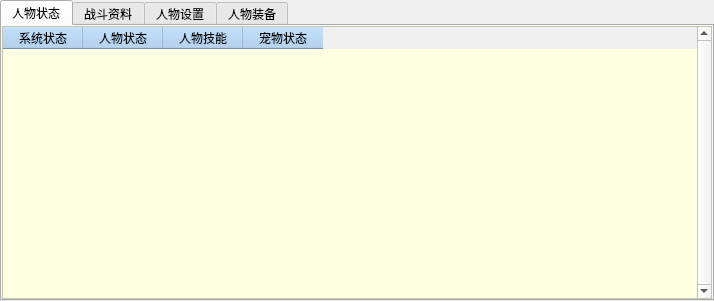
<?xml version="1.0" encoding="UTF-8"?>
<ui version="4.0">
 <class>GameDataWgt</class>
 <widget class="QWidget" name="GameDataWgt">
  <property name="geometry">
   <rect>
    <x>0</x>
    <y>0</y>
    <width>714</width>
    <height>247</height>
   </rect>
  </property>
  <property name="windowTitle">
   <string>GameDataWgt</string>
  </property>
  <property name="styleSheet">
   <string notr="true">QHeaderView::section 
{
	background-color: rgb(166,202,240);
	color: black;	
	border-right: 1px solid rgb(0, 0, 0);
}
QTableCornerButton::section{
	background-color:rgb(166,202,240);
}
QTableWidget
{
	selection-background-color:lightblue;
	selection-color:Black;
	background-color: rgb(255, 255, 225);
}</string>
  </property>
  <layout class="QHBoxLayout" name="horizontalLayout">
   <property name="spacing">
    <number>0</number>
   </property>
   <property name="leftMargin">
    <number>0</number>
   </property>
   <property name="topMargin">
    <number>0</number>
   </property>
   <property name="rightMargin">
    <number>0</number>
   </property>
   <property name="bottomMargin">
    <number>0</number>
   </property>
   <item>
    <widget class="QTabWidget" name="tabWidget">
     <property name="currentIndex">
      <number>0</number>
     </property>
     <widget class="QWidget" name="tab">
      <attribute name="title">
       <string>人物状态</string>
      </attribute>
      <layout class="QHBoxLayout" name="horizontalLayout_3">
       <property name="spacing">
        <number>0</number>
       </property>
       <property name="leftMargin">
        <number>0</number>
       </property>
       <property name="topMargin">
        <number>0</number>
       </property>
       <property name="rightMargin">
        <number>0</number>
       </property>
       <property name="bottomMargin">
        <number>0</number>
       </property>
       <item>
        <layout class="QHBoxLayout" name="horizontalLayout_2">
         <property name="spacing">
          <number>0</number>
         </property>
         <item>
          <widget class="QTableWidget" name="tableWidget">
           <property name="font">
            <font>
             <pointsize>9</pointsize>
             <weight>50</weight>
             <bold>false</bold>
            </font>
           </property>
           <property name="verticalScrollBarPolicy">
            <enum>Qt::ScrollBarAlwaysOn</enum>
           </property>
           <property name="horizontalScrollBarPolicy">
            <enum>Qt::ScrollBarAlwaysOff</enum>
           </property>
           <attribute name="horizontalHeaderMinimumSectionSize">
            <number>25</number>
           </attribute>
           <attribute name="horizontalHeaderDefaultSectionSize">
            <number>80</number>
           </attribute>
           <attribute name="horizontalHeaderHighlightSections">
            <bool>false</bool>
           </attribute>
           <attribute name="verticalHeaderMinimumSectionSize">
            <number>17</number>
           </attribute>
           <attribute name="verticalHeaderDefaultSectionSize">
            <number>17</number>
           </attribute>
           <attribute name="verticalHeaderHighlightSections">
            <bool>false</bool>
           </attribute>
           <attribute name="verticalHeaderStretchLastSection">
            <bool>false</bool>
           </attribute>
           <column>
            <property name="text">
             <string>系统状态</string>
            </property>
           </column>
           <column>
            <property name="text">
             <string>人物状态</string>
            </property>
           </column>
           <column>
            <property name="text">
             <string>人物技能</string>
            </property>
           </column>
           <column>
            <property name="text">
             <string>宠物状态</string>
            </property>
           </column>
          </widget>
         </item>
        </layout>
       </item>
      </layout>
     </widget>
     <widget class="GameBattleInfoWgt" name="tab_2">
      <attribute name="title">
       <string>战斗资料</string>
      </attribute>
     </widget>
     <widget class="QWidget" name="tab_3">
      <attribute name="title">
       <string>人物设置</string>
      </attribute>
      <layout class="QHBoxLayout" name="horizontalLayout_11">
       <item>
        <widget class="QGroupBox" name="groupBox_autoAddPoint">
         <property name="toolTip">
          <string>宠物升级自动加点，基于当前配置</string>
         </property>
         <property name="title">
          <string>自动加点</string>
         </property>
         <property name="checkable">
          <bool>false</bool>
         </property>
         <property name="checked">
          <bool>false</bool>
         </property>
         <layout class="QVBoxLayout" name="verticalLayout">
          <item>
           <layout class="QHBoxLayout" name="horizontalLayout_5">
            <item>
             <widget class="QLabel" name="label">
              <property name="toolTip">
               <string>用来防止加点错误，例如读取其他配置时候，名字不一致就不触发</string>
              </property>
              <property name="text">
               <string>人物名称:</string>
              </property>
             </widget>
            </item>
            <item>
             <widget class="QLineEdit" name="AutoAddPoint_name"/>
            </item>
           </layout>
          </item>
          <item>
           <widget class="QGroupBox" name="AutoAddPoint_nomal">
            <property name="toolTip">
             <string>每次4点，下面项最多勾选4个，勾选多了，最后一个永远加不上</string>
            </property>
            <property name="title">
             <string>升级加点</string>
            </property>
            <property name="checkable">
             <bool>false</bool>
            </property>
            <layout class="QHBoxLayout" name="horizontalLayout_4">
             <item>
              <widget class="QCheckBox" name="normalAddPointHp">
               <property name="text">
                <string>血</string>
               </property>
              </widget>
             </item>
             <item>
              <widget class="QCheckBox" name="normalAddPointAttack">
               <property name="text">
                <string>攻</string>
               </property>
              </widget>
             </item>
             <item>
              <widget class="QCheckBox" name="normalAddPointDefence">
               <property name="text">
                <string>防</string>
               </property>
              </widget>
             </item>
             <item>
              <widget class="QCheckBox" name="normalAddPointAgility">
               <property name="text">
                <string>敏</string>
               </property>
              </widget>
             </item>
             <item>
              <widget class="QCheckBox" name="normalAddPointMp">
               <property name="text">
                <string>魔</string>
               </property>
              </widget>
             </item>
            </layout>
           </widget>
          </item>
          <item>
           <widget class="QGroupBox" name="AutoAddPoint_burst">
            <property name="toolTip">
             <string>指定加点，优于升级加点规则</string>
            </property>
            <property name="title">
             <string>指定加点</string>
            </property>
            <property name="checkable">
             <bool>false</bool>
            </property>
            <property name="checked">
             <bool>false</bool>
            </property>
            <layout class="QFormLayout" name="formLayout">
             <property name="horizontalSpacing">
              <number>3</number>
             </property>
             <property name="verticalSpacing">
              <number>3</number>
             </property>
             <property name="topMargin">
              <number>0</number>
             </property>
             <property name="rightMargin">
              <number>0</number>
             </property>
             <property name="bottomMargin">
              <number>0</number>
             </property>
             <item row="0" column="0">
              <layout class="QHBoxLayout" name="horizontalLayout_6">
               <item>
                <widget class="QCheckBox" name="specialAddPointHp">
                 <property name="text">
                  <string>血</string>
                 </property>
                </widget>
               </item>
               <item>
                <widget class="QLineEdit" name="lineEdit_specialHp"/>
               </item>
              </layout>
             </item>
             <item row="0" column="1">
              <layout class="QHBoxLayout" name="horizontalLayout_7">
               <item>
                <widget class="QCheckBox" name="specialAddPointAttack">
                 <property name="text">
                  <string>攻</string>
                 </property>
                </widget>
               </item>
               <item>
                <widget class="QLineEdit" name="lineEdit_Attack"/>
               </item>
              </layout>
             </item>
             <item row="2" column="0">
              <layout class="QHBoxLayout" name="horizontalLayout_8">
               <item>
                <widget class="QCheckBox" name="specialAddPointDefence">
                 <property name="text">
                  <string>防</string>
                 </property>
                </widget>
               </item>
               <item>
                <widget class="QLineEdit" name="lineEdit_defence"/>
               </item>
              </layout>
             </item>
             <item row="2" column="1">
              <layout class="QHBoxLayout" name="horizontalLayout_9">
               <item>
                <widget class="QCheckBox" name="specialAddPointAgility">
                 <property name="text">
                  <string>敏</string>
                 </property>
                </widget>
               </item>
               <item>
                <widget class="QLineEdit" name="lineEdit_agility"/>
               </item>
              </layout>
             </item>
             <item row="3" column="0">
              <layout class="QHBoxLayout" name="horizontalLayout_10">
               <item>
                <widget class="QCheckBox" name="specialAddPointMp">
                 <property name="text">
                  <string>魔</string>
                 </property>
                </widget>
               </item>
               <item>
                <widget class="QLineEdit" name="lineEdit_specialMp"/>
               </item>
              </layout>
             </item>
            </layout>
           </widget>
          </item>
         </layout>
        </widget>
       </item>
       <item>
        <spacer name="horizontalSpacer">
         <property name="orientation">
          <enum>Qt::Horizontal</enum>
         </property>
         <property name="sizeHint" stdset="0">
          <size>
           <width>295</width>
           <height>20</height>
          </size>
         </property>
        </spacer>
       </item>
      </layout>
     </widget>
     <widget class="GameEquipWgt" name="tab_4">
      <attribute name="title">
       <string>人物装备</string>
      </attribute>
     </widget>
    </widget>
   </item>
  </layout>
 </widget>
 <layoutdefault spacing="6" margin="11"/>
 <customwidgets>
  <customwidget>
   <class>GameBattleInfoWgt</class>
   <extends>QWidget</extends>
   <header>GameBattleInfoWgt.h</header>
   <container>1</container>
  </customwidget>
  <customwidget>
   <class>GameEquipWgt</class>
   <extends>QWidget</extends>
   <header>GameEquipWgt.h</header>
   <container>1</container>
  </customwidget>
 </customwidgets>
 <resources/>
 <connections/>
</ui>
